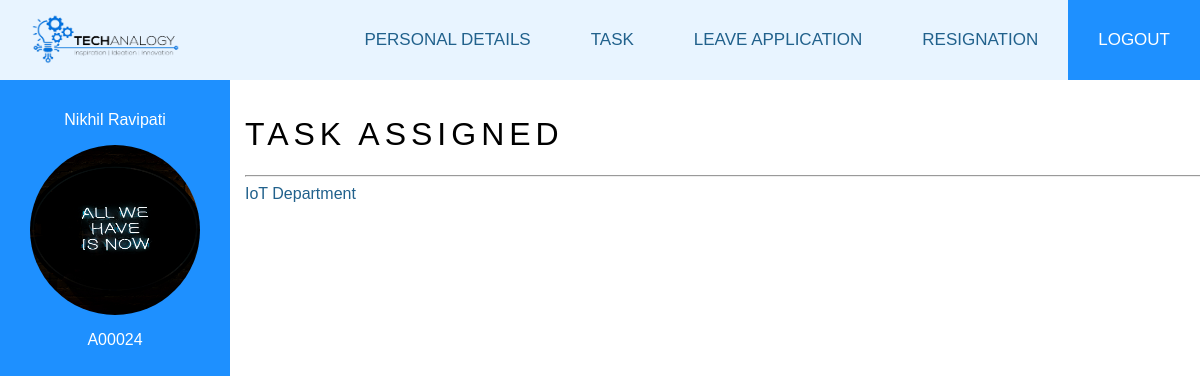
/dashboard/task_view (signed in), run on the app's committed database.
### Employee/models.py (models this page shows, shortened)
class Employee(models.Model):
    user = models.OneToOneField(User, on_delete=models.CASCADE)
    title = models.CharField(choices=Title, max_length=3, null=False, blank=False)
    gender = models.CharField(choices=Gender, max_length=6, null=False, blank=False)
    firstname = models.CharField('Firstname', max_length=125, null=False, blank=False)
    lastname = models.CharField('Lastname', max_length=125, null=False, blank=False)
    image = models.ImageField(default='default.jpg', upload_to='profile_pics')
    department = models.ManyToManyField(Department, verbose_name='Department')
    role = models.ManyToManyField(Role, verbose_name='Role')
    phoneNumberRegex = RegexValidator(regex = r"^\+?1?\d{8,15}$")
    phoneNumber = models.CharField(validators = [phoneNumberRegex], max_length = 16, unique = True, default='0123456789')
    email = models.EmailField(max_length=124, default='abc@gmail.com')
    startdate = models.DateField('Employment Date', help_text='date of employment', blank=False, null=True)
    employeetype = models.CharField(choices=Employment_Type, max_length=15, blank=False, null=True)
    employeeid = models.CharField('Employee ID Number', max_length=10, null=True, blank=True)
    created = models.DateTimeField(verbose_name='Created', auto_now_add=True, null=True)
    updated = models.DateTimeField(verbose_name='Updated', auto_now=True, null=True)

class Department(models.Model):
    department_name = models.CharField(max_length=125, blank=True)
    description = models.CharField(max_length=125, null=True, blank=True)
    def __str__(self):
        return f'{self.department_name} Department'

### Dashboard/views.py (the view)
# urls.py: path('task_view', views.Task_View, name='Task View'),
def Task_View(request):
    employees = Employee.objects.all()
    context = {
        'employees': employees
    }
    return render(request, 'Dashboard/Task_View.html', context)

### templates/Dashboard/Task_View.html (shortened to what this page needs)
{%  extends "Dashboard/Navbar.html" %}
{% block content %}
{% for i in employees %}
{% if i.user == user %}
</head>
<body>
<div class="leftbar">
    <p>{{i.firstname}} {{i.lastname}}</p>
    <img src="{{i.image.url}}" width="170" height="170">
    <p>{{i.employeeid}}</p>
</div>
<div class="rightbar">
    <h1>TASK ASSIGNED</h1>
    <hr>
    {% for j in i.department.all %}
    <div class="fieldWrapper">
        {{ j }}
    </div>
    {% endfor %}
</div>
</body>
{% endif %}
{% endfor %}
{% endblock content %}

### templates/Dashboard/Navbar.html (style rules this page uses)
body { margin:0; font-family: Helvetica; }

### templates/Dashboard/Task_View.html (style rules this page uses)
body { Margin:0; font-family: Helvetica; }
.leftbar { position: absolute; left: 0px; width: 200px; height: 100%; background-color: rgba(30,144,255); padding: 15px; text-align: center; color: white; }
.leftbar img { border-radius: 100%; }
.rightbar { position: absolute; background-color:rgba(255,255,255); left: 230px; width: 100%; height: 100%; padding: 15px; color: #21618C; }
.rightbar h1 { letter-spacing: 5px; font-weight: normal; color: black; }

### data on the page
Employee: firstname "Nikhil", lastname "Ravipati", image (picture), employeeid "A00024"
Department: department_name "IoT Department"
